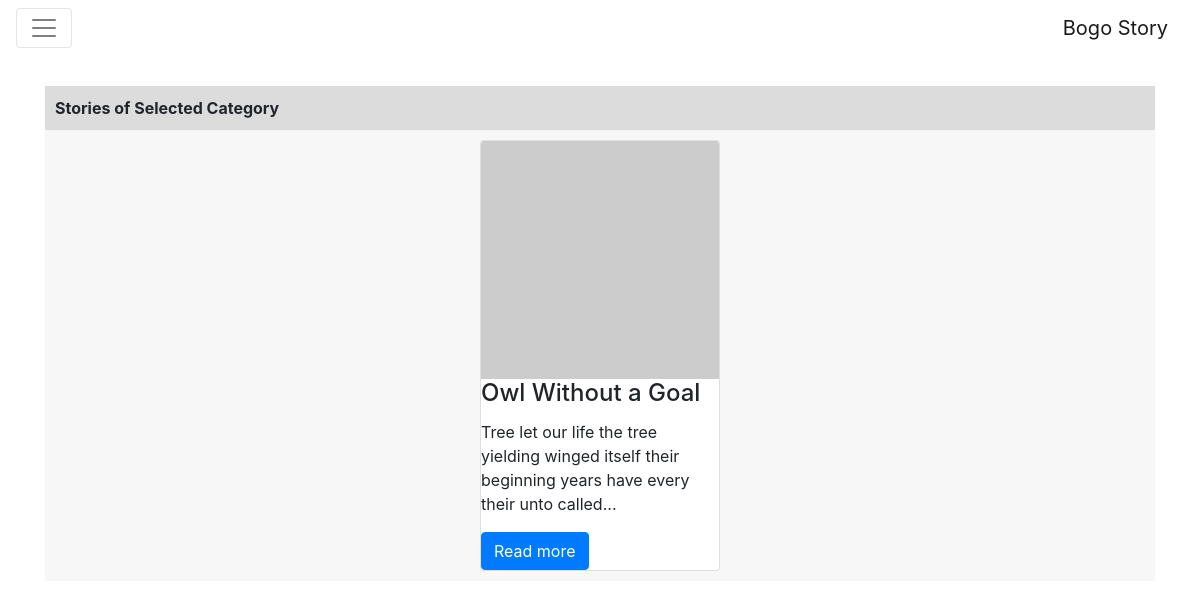
Page /category.php?cid=1 on the committed database.
### tables this page shows
CREATE TABLE `images` (
  `iid` int(11) NOT NULL,
  `link` varchar(240) NOT NULL,
  `sid` int(11) DEFAULT NULL,
  `cid` int(11) DEFAULT NULL,
  `pid` int(11) DEFAULT NULL
);

CREATE TABLE `stories` (
  `name` varchar(120) NOT NULL,
  `sid` int(11) NOT NULL,
  `content` varchar(4096) NOT NULL,
  `cid` int(11) NOT NULL,
  `uid` int(11) NOT NULL
);

### category.php (the view, shortened to what this page needs)
<?php
include "default.php";
$cid = $_GET['cid'];
$category_stories_sql = $db -> prepare("SELECT s.*, i.link FROM stories s, categories c, images i WHERE s.sid = i.sid AND s.cid = c.cid AND c.cid = ?");
$category_stories_sql -> bind_param("s", $cid);
$category_stories_sql -> execute();
$category_stories = $category_stories_sql -> get_result();
?>
<div class="container">
    <div class="field">
        <div class="field-title">Stories of Selected Category</div>
        <div class="field-content">
            <?php
                while($row = mysqli_fetch_assoc($category_stories)):
                    $sid = $row['sid'];
                    $name = $row['name'];
                    $content = $row['content'];
                    $img = $row['link'];
                    ?>
            <div class="card" style="width: 15rem;">
              <img class="card-img-top" src="<?= $img ?>">
              <div class="card-block">
                <h4 class="card-title"><?php echo $name; ?></h4>
                <p class="card-text"><?php echo substr($content,0,100)."..."; ?></p>
                <a href="story.php?sid=<?php echo $sid; ?>" class="btn btn-primary">Read more</a>
              </div>
            </div>
            <?php
                endwhile;
            ?>
        </div>
    </div>
</div>
<?php
include "footer.php";
?>

### css/style.css (style rules this page uses)
a { text-decoration: none; color: inherit; }
.field { margin-top: 30px; background-color: #f7f7f7; }
.field .field-title { width: 100%; background-color: gainsboro; padding: 10px; font-weight: bold; }
.field .field-content { padding: 10px; display: flex; justify-content: space-around; flex-flow: row wrap; }
img.card-img-top { width: 100%; }

### rows in the picture
images: sid.name "Owl Without a Goal", sid.content "Tree let our life the tree yielding winged itself their beginning years have every their unto called"
